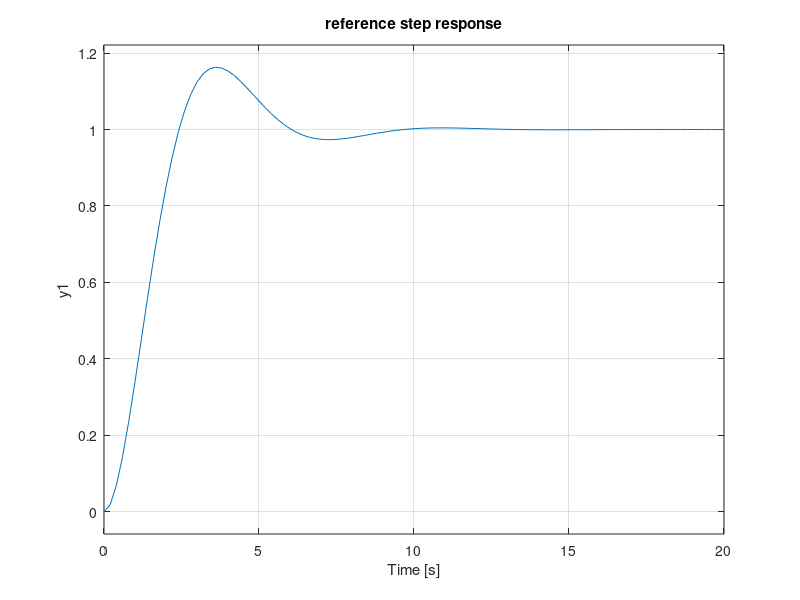
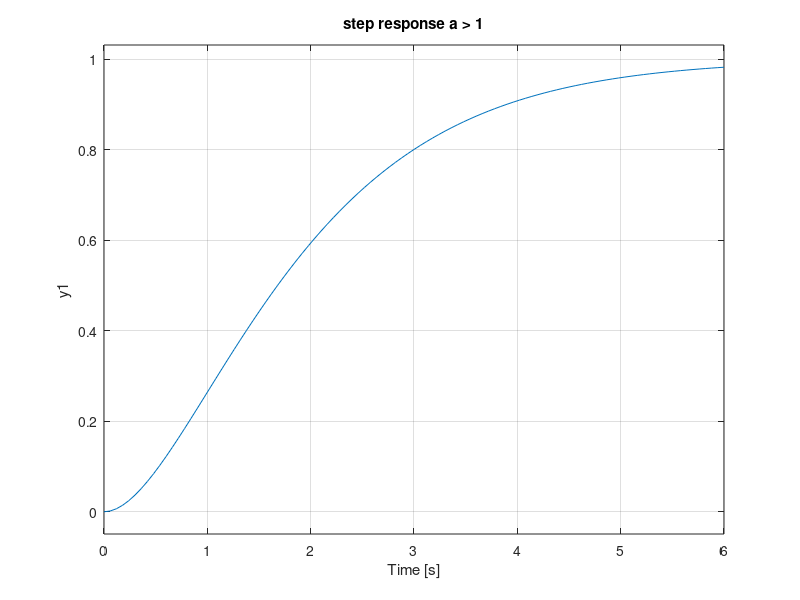
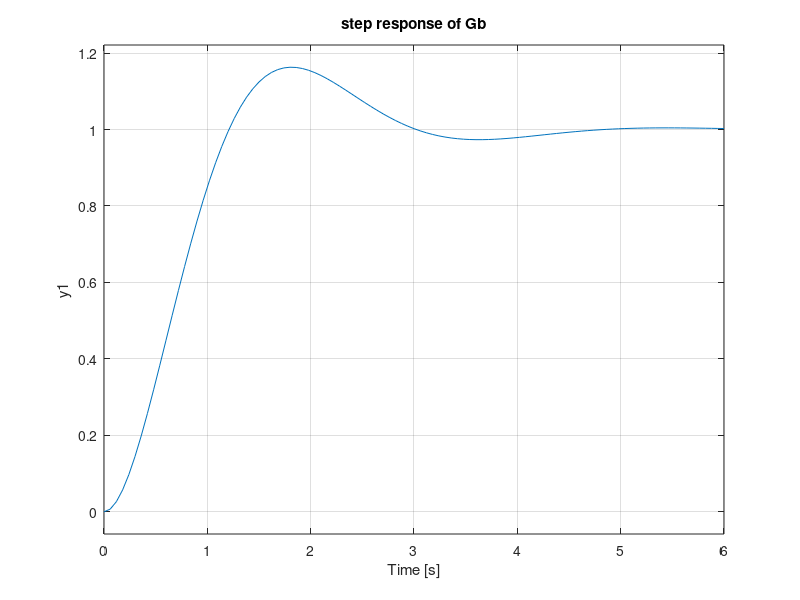

Write the MATLAB code that produced these figures, in order.
% 3.5 a) 
s = tf('s'); 
G = (0.2)/((s^2+s+1)*(s+0.2))

kp = 3; 
%%ki = 0.5; 

%1 to send y back as input -> closed loop system 
G2 = feedback(G*kp ,1);
step(G2); 
grid on; 

%%higer kp gives more oscillatory system. very high kp gives unstable
%%system 

%%
%3.5 b) 

s = tf('s'); 
GG = (0.2)/((s^2+s+1)*(s+0.2))

kpp = 1; 
ki = 0.5;

%1 to send y back as input -> closed loop system 
G3 = feedback(GG*(kpp+(ki*(1/s))),1);
step(G3); 
grid on; 

%higher ki goves more oscillations until unstable at very high ki close to
%2, with kp static at 1 

%%
%3.5 c) 

G4 = (0.2)/((s^2+s+1)*(s+0.2))


kpp = 1; 
kii = 1; 
T = 0.1; 
kd = 1.8;

F1 = kpp+(kii*(1/s)); 
F = ((kd*s)/((s*T)+1)); 

G5 = feedback(G4 * (F1+F),1);
step(G5); 
grid on; 

%higer kd dampens oscillations, slightly slower that with just pi control 
%too high kd gives unstable system 
%%
%2.6 a) 

s=tf('s'); 
Ga = 1/(s^2+2*s+1)
figure(2); 
step(Ga)
grid on

%visualize poles 
figure(3);
plot(real(pole(Ga)),imag(pole(Ga)), "xg");
title('poles') ;
xlabel('Re');
ylabel('Im'); 

grid on

%%
%2.6 b) 
s=tf('s'); 

Gb = 1/(s^2+0.4*s+1) 
figure(2); 
step(Gb); 
grid on
pole(Gb)
figure(3); 
plot(real(pole(Gb)),imag(pole(Gb)), "xr");

title('poles') ;
xlabel('Re');
ylabel('Im'); 

grid on 
%%
%2.6 c) 
s=tf('s');

Gc = 1/(s^2+5*s+1)
figure(2); 
step(Gc); 
grid on
pole(Gc); 
figure(3);
plot(real(pole(Gc)),imag(pole(Gc)), "xb"); 
title('poles') ;
xlabel('Re');
ylabel('Im'); 
grid on 

%%
%2.6 d)
s=tf('s'); 

Gd = 1/(s^2+s+1)
figure(2); 
step(Gd); 
grid on
pole(Gd)
figure(3); 
plot(real(pole(Gd)),imag(pole(Gd)), "xm");
title('poles') ;
xlabel('Re');
ylabel('Im'); 
grid on 
%%
%2.6 e) 
s=tf('s'); 

Ge = 4/(s^2+2*s+4)
figure(2); 
step(Ge);
grid on
pole(Ge)
figure(3); 
plot(real(pole(Ga)),imag(pole(Ga)), "xb"); 
title('poles');
xlabel('Re');
ylabel('Im'); 
grid on 
%%
%2.7

s=tf('s') ;
alpha = -0.2; 
G_s = (alpha*s+1)/(s^2+2*s+1); 
step(G_s); 
grid on; 

%%
%2.4 a) 
s=tf('s'); 

G_ref = 1/(s^2+s+1); 
figure(1); 
step(G_ref); 
title('reference step response'); 
grid on; 

G_A_pos = 1/(s^2+2*s+1); 
figure(2); 
step(G_A_pos); 
title('step response a > 1');
grid on; 

G_A_neg = 1/(s^2+0.5*s+1);
figure(3); 
step(G_A_neg); 
title('step response a < 1'); 
grid on; 

%we see that a < 1 gives the oscillations we need to match the solid line
%of the given plot that illustrates Ga

%%
%2.4 b) 
s=tf('s'); 
b=2; 
G_B = (b^2)/(s^2+b*s+(b^2))
step(G_B);
title('step response of Gb'); 
grid on

%genom att testa oss fram med olika värden på b så finner vi att b=2 ger
%det stegsvaret som visas i uppgiftens plot 